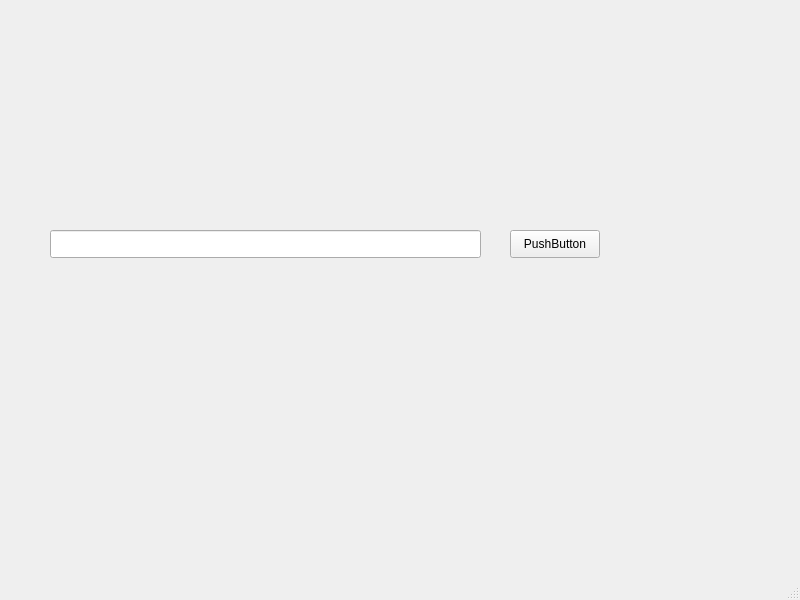
<?xml version="1.0" encoding="UTF-8"?>
<ui version="4.0">
 <class>MainWindow</class>
 <widget class="QMainWindow" name="MainWindow">
  <property name="geometry">
   <rect>
    <x>0</x>
    <y>0</y>
    <width>800</width>
    <height>600</height>
   </rect>
  </property>
  <property name="windowTitle">
   <string>MainWindow</string>
  </property>
  <widget class="QWidget" name="centralwidget">
   <widget class="QPushButton" name="btn_file">
    <property name="geometry">
     <rect>
      <x>510</x>
      <y>230</y>
      <width>90</width>
      <height>28</height>
     </rect>
    </property>
    <property name="text">
     <string>PushButton</string>
    </property>
   </widget>
   <widget class="QLineEdit" name="txt_file">
    <property name="geometry">
     <rect>
      <x>50</x>
      <y>230</y>
      <width>431</width>
      <height>28</height>
     </rect>
    </property>
   </widget>
  </widget>
  <widget class="QMenuBar" name="menubar">
   <property name="geometry">
    <rect>
     <x>0</x>
     <y>0</y>
     <width>800</width>
     <height>22</height>
    </rect>
   </property>
  </widget>
  <widget class="QStatusBar" name="statusbar"/>
 </widget>
 <resources/>
 <connections/>
</ui>
